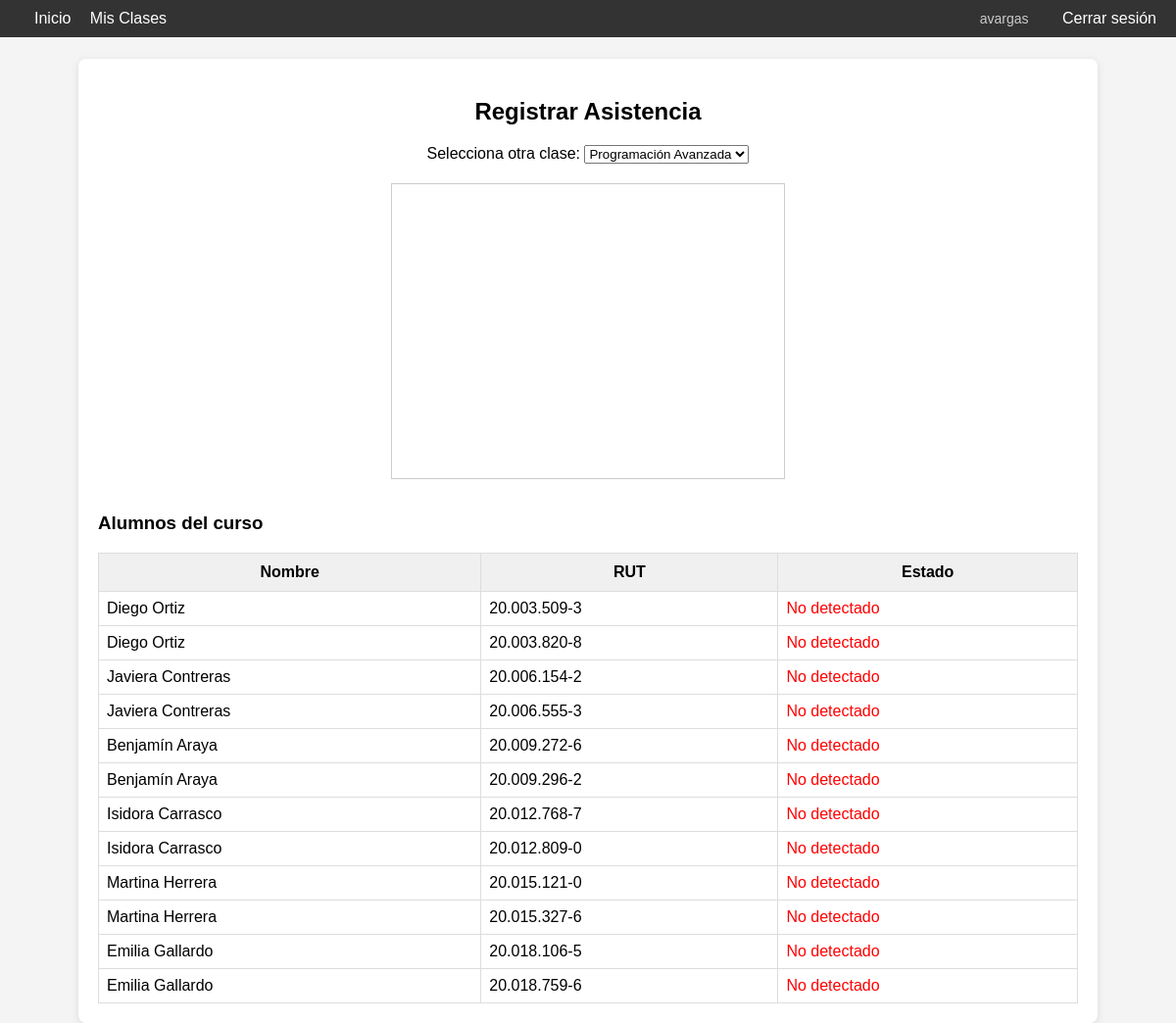
/asistencia/6 (signed in), run on the app's committed database.
### tables this page shows
CREATE TABLE alumno (
        id INTEGER PRIMARY KEY AUTOINCREMENT,
        nombre TEXT NOT NULL,
        rut TEXT NOT NULL UNIQUE,
        datos_rostro BLOB NOT NULL
    );

### app/routes.py (the view)
@app.route('/asistencia/<int:clase_id>')
def asistencia(clase_id):
    if 'usuario' not in session:
        return redirect(url_for('login'))
    conexion = sqlite3.connect("asistencia.db")
    cursor = conexion.cursor()
    cursor.execute("""
        SELECT alumno.id, alumno.nombre, alumno.rut
        FROM alumno
        JOIN alumno_clase ON alumno.id = alumno_clase.alumno_id
        WHERE alumno_clase.clase_id = ?
    """, (clase_id,))
    alumnos = [{"id": a[0], "nombre": a[1], "rut": a[2]} for a in cursor.fetchall()]
    cursor.execute("SELECT id, nombre FROM clase ORDER BY fecha DESC")
    clases_disponibles = cursor.fetchall()
    conexion.close()
    return render_template('asistencia.html', clase_id=clase_id, alumnos=alumnos, clases_disponibles=clases_disponibles)

### app/templates/asistencia.html (shortened to what this page needs)
{% extends "base.html" %}
{% block content %}
<h2 style="text-align: center;">Registrar Asistencia</h2>
<div style="text-align: center; margin-bottom: 20px;">
    <form method="GET" action="" onsubmit="return false;">
        <label for="selector_clase">Selecciona otra clase:</label>
        <select id="selector_clase" onchange="cambiarClase(this)">
            {% for clase in clases_disponibles %}
                <option value="{{ clase[0] }}" {% if clase[0] == clase_id %}selected{% endif %}>
                    {{ clase[1] }}
                </option>
            {% endfor %}
        </select>
    </form>
</div>
<div style="text-align:center;">
    <video id="video" width="400" height="300" autoplay style="border:1px solid #ccc;"></video>
</div>
<h3 style="margin-top: 30px;">Alumnos del curso</h3>
<table style="width: 100%; border-collapse: collapse; margin-top: 10px;">
    <tr style="background-color: #f0f0f0;">
        <th style="padding: 10px; border: 1px solid #ddd;">Nombre</th>
        <th style="padding: 10px; border: 1px solid #ddd;">RUT</th>
        <th style="padding: 10px; border: 1px solid #ddd;">Estado</th>
    </tr>
    {% for alumno in alumnos %}
    <tr data-alumno-id="{{ alumno.id }}">
        <td style="padding: 8px; border: 1px solid #ddd;">{{ alumno.nombre }}</td>
        <td style="padding: 8px; border: 1px solid #ddd;">{{ alumno.rut }}</td>
        <td class="estado" style="padding: 8px; border: 1px solid #ddd;">
            {% if alumno.detectado %}
                <span style="color:green;">Detectado</span>
            {% else %}
                <span style="color:red;">No detectado</span>
            {% endif %}
        </td>
    </tr>
    {% endfor %}
</table>
{% endblock %}

### app/templates/base.html (style rules this page uses)
body { font-family: Arial, sans-serif; margin: 0; padding-top: 60px; background-color: #f4f4f4; }

### data on the page
alumno: nombre "Diego Ortiz", rut "20.003.509-3"
alumno: nombre "Diego Ortiz", rut "20.003.820-8"
alumno: nombre "Javiera Contreras", rut "20.006.154-2"
alumno: nombre "Javiera Contreras", rut "20.006.555-3"
alumno: nombre "Benjamín Araya", rut "20.009.272-6"
alumno: nombre "Benjamín Araya", rut "20.009.296-2"
alumno: nombre "Isidora Carrasco", rut "20.012.768-7"
alumno: nombre "Isidora Carrasco", rut "20.012.809-0"
alumno: nombre "Martina Herrera", rut "20.015.121-0"
alumno: nombre "Martina Herrera", rut "20.015.327-6"
alumno: nombre "Emilia Gallardo", rut "20.018.106-5"
alumno: nombre "Emilia Gallardo", rut "20.018.759-6"

### other printed values
{{ session['usuario'] }} "avargas"
form field value "Programación Avanzada"
